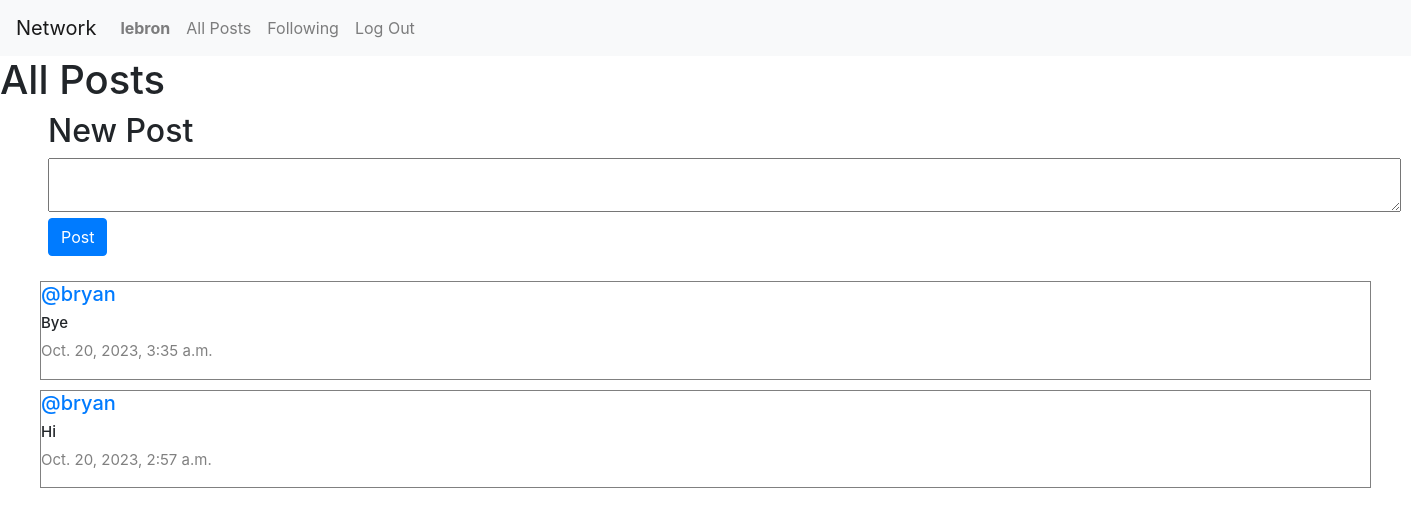
Screenshot of / (signed in) with the database file from the repository.
### network/models.py (models this page shows, shortened)
class User(AbstractUser):
    pass

class Post(models.Model):
    content = models.CharField(max_length=140)
    user = models.ForeignKey(User, on_delete=models.CASCADE, related_name="author")
    date = models.DateTimeField(auto_now_add=True)

### network/views.py (the view)
# urls.py: path("", views.index, name="index"),
def index(request):
    all_posts = Post.objects.all().order_by("id").reverse()
    paginator = Paginator(all_posts, 10)
    page_number = request.GET.get('page')
    posts_of_the_page = paginator.get_page(page_number)
    return render(request, "network/index.html", {
        "all_posts": all_posts,
        "posts_of_the_page": posts_of_the_page
    })

### network/templates/network/index.html (shortened to what this page needs)
{% extends "network/layout.html" %}
{% block body %}
    <h1>All Posts</h1>
    {% if user.is_authenticated %}
        <div class="new-post mx-5">
            <h2>New Post</h2>
            <form action="new_post" method="post">
                <textarea name="content" row="4" cols="130"></textarea>
                <br>
                <input type="submit" value="Post" class="btn btn-primary"/>
            </form>
        </div>
    {% endif %}
    <div class="all-posts">
        {% for post in posts_of_the_page %}
            <div class="row post">
                <h5 class="username"><a href="{% url 'profile' user_id=post.user.id %}">@{{ post.user }}</a></h5>
                <h6 class="content">{{ post.content }}</h6>
                <p class="date">{{ post.date }}</p>
            </div>
        {% endfor %}
    </div>
{% endblock %}

### network/templates/network/layout.html (shortened to what this page needs)
{% load static %}
<!DOCTYPE html>
<html lang="en">
    <head>
        <link rel="stylesheet" href="https://stackpath.bootstrapcdn.com/bootstrap/4.4.1/css/bootstrap.min.css">
        <link href="{% static 'network/styles.css' %}" rel="stylesheet">
    </head>
    <body>
        <nav class="navbar navbar-expand-lg navbar-light bg-light">
            <a class="navbar-brand" href="{% url 'index' %}">Network</a>
            <div>
              <ul class="navbar-nav mr-auto">
                {% if user.is_authenticated %}
                    <li class="nav-item">
                        <a class="nav-link" href="{% url 'profile' user_id=user.id %}"><strong>{{ user.username }}</strong></a>
                    </li>
                {% endif %}
                <li class="nav-item">
                  <a class="nav-link" href="{% url 'index' %}">All Posts</a>
                </li>
                {% if user.is_authenticated %}
                    <li class="nav-item">
                        <a class="nav-link" href="#">Following</a>
                    </li>
                    <li class="nav-item">
                        <a class="nav-link" href="{% url 'logout' %}">Log Out</a>
                    </li>
                {% endif %}
              </ul>
            </div>
          </nav>
        <div class="body">
            {% block body %}
            {% endblock %}
        </div>
    </body>
</html>

### network/static/network/styles.css (style rules this page uses)
.new-post { display: flex; flex-direction: column; justify-content: flex-start; align-items: flex-start; }
.all-posts { display: flex; justify-content: flex-start; flex-direction: column; margin: 20px; }
.post { border: 0.1px solid grey; display: flex; justify-content: center; flex-direction: column; box-sizing: border-box; margin: 5px 20px; }
.content { font-size: 15px; }
.username { font-size: 20px; }
.date { color: grey; font-size: 15px; }

### rows the page displays
User: username "lebron"
Post: user "bryan", content "Bye", date "Oct. 20, 2023, 3:35 a.m."
Post: user "bryan", content "Hi", date "Oct. 20, 2023, 2:57 a.m."
